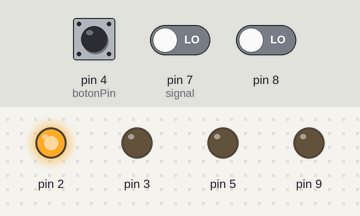
This sketch was run on a simulated Arduino Uno, built with avr-gcc and run on an emulated ATmega328P. Parts: output pins drawn as LEDs (lit = HIGH). The test bench sets the inputs (shaded band); at power-on: pin 4 (botonPin) LOW, pin 7 (signal) LOW, pin 8 LOW.

Above: at 1.2 s.
1.3 s: pin 4 (botonPin) pulled HIGH for 3.2 s
At 1.8 s:
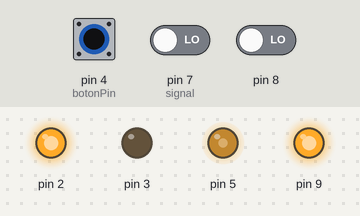
6.8 s: pin 4 (botonPin) pulled HIGH for 0.15 s
At 9.6 s:
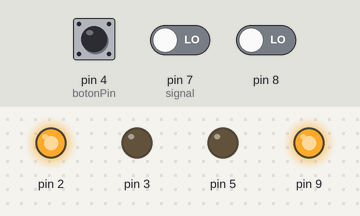
9.9 s: pin 4 (botonPin) pulled HIGH for 1 s
At 10.7 s:
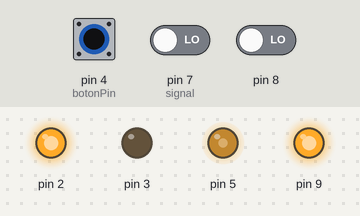
13.4 s: pin 4 (botonPin) driven HIGH and pin 7 (signal) driven HIGH
At 14.4 s:
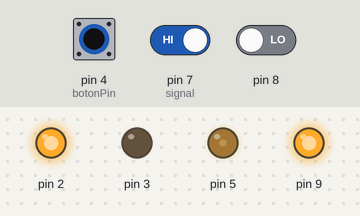
14.9 s: pin 4 (botonPin) driven LOW
At 15.5 s:
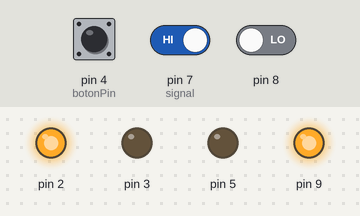
Timing chart, 0 to 17.4 s (numbered marks = the images above; inputs shaded):
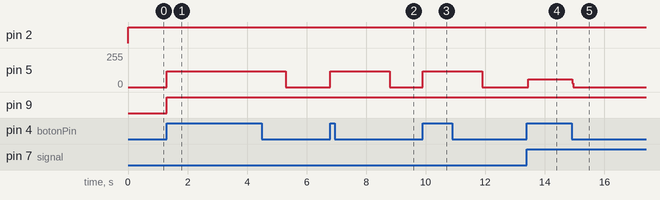

The sketch:

junto.ino
```cpp
int signal = 7;
int onoff;
int botonPin = 4;
int botonEstado;
long distancia;
long tiempo;

void setup() {
  Serial.begin(9600);
  pinMode(botonPin,INPUT);
  pinMode(2, OUTPUT);
  pinMode(3, OUTPUT);
  pinMode(9, OUTPUT);
  pinMode(8, INPUT);

}

void loop() {
  botonEstado = digitalRead(botonPin);
     while (botonEstado == 1 ){
       digitalWrite(2, HIGH);
       digitalWrite(3, LOW);
       analogWrite(5, 120);
       onoff = digitalRead(signal);
       if (onoff == 0){  //cambiar a 1
         botonEstado = 0;
         digitalWrite(9,LOW); /* Por cuestión de estabilización del sensor*/
         delayMicroseconds(5);
         digitalWrite(9, HIGH); /* envío del pulso ultrasónico*/
         delayMicroseconds(10);
         tiempo=pulseIn(8, HIGH);
         distancia= int(0.017*tiempo);
         distancia = distancia * 10;
         //Serial.println("Distancia ");
         //Serial.println(distancia);
         //Serial.println(" mm");

         delay(1000);
       }
       else{
        botonEstado = (digitalRead(botonPin) + 1);
       }
     }
   digitalWrite(2, HIGH);
   digitalWrite(3, LOW);
   analogWrite(5, 0);
}
```

Measured:
- after the input at 1.3 s, pin 5: 0/255 → 120/255 at once, → 0/255 4.0 s later; pin 9: LOW → HIGH at once
- after the input at 6.8 s, pin 5: 0/255 → 120/255 at once, → 0/255 2.0 s later
- after the input at 9.9 s, pin 5: 0/255 → 120/255 at once, → 0/255 2.0 s later
- after the input at 13.4 s, pin 5: 0/255 → 59/255 at once
- after the input at 14.9 s, pin 5: 59/255 → 0/255 at once
